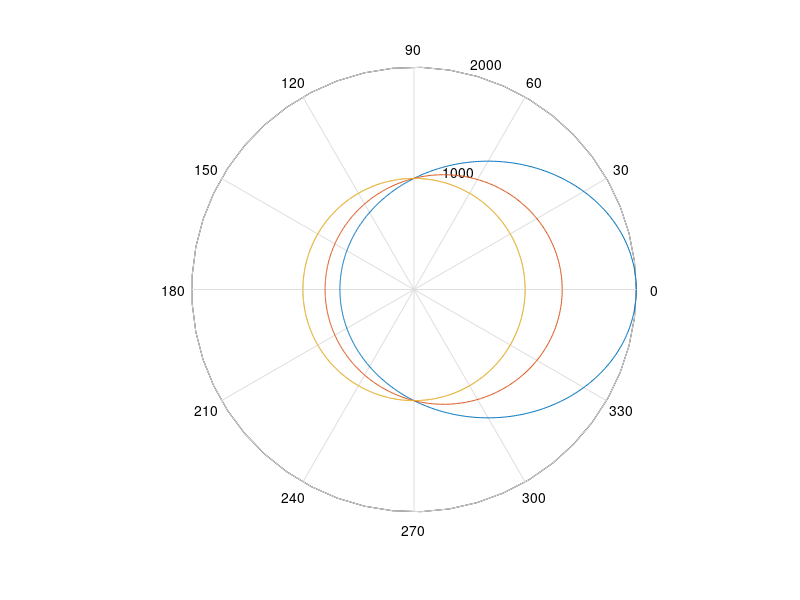

This chart was generated by the following MATLAB code:
clc;
clear all;
close all;
p=1000;
theta=0:0.01:2*pi;
r=p./(1-(0.5)*(cos(theta)));
polar(theta,r);hold on
r=p./(1-(0.25)*(cos(theta)));
polar(theta,r);
r=p./(1-(0)*(cos(theta)));
polar(theta,r);